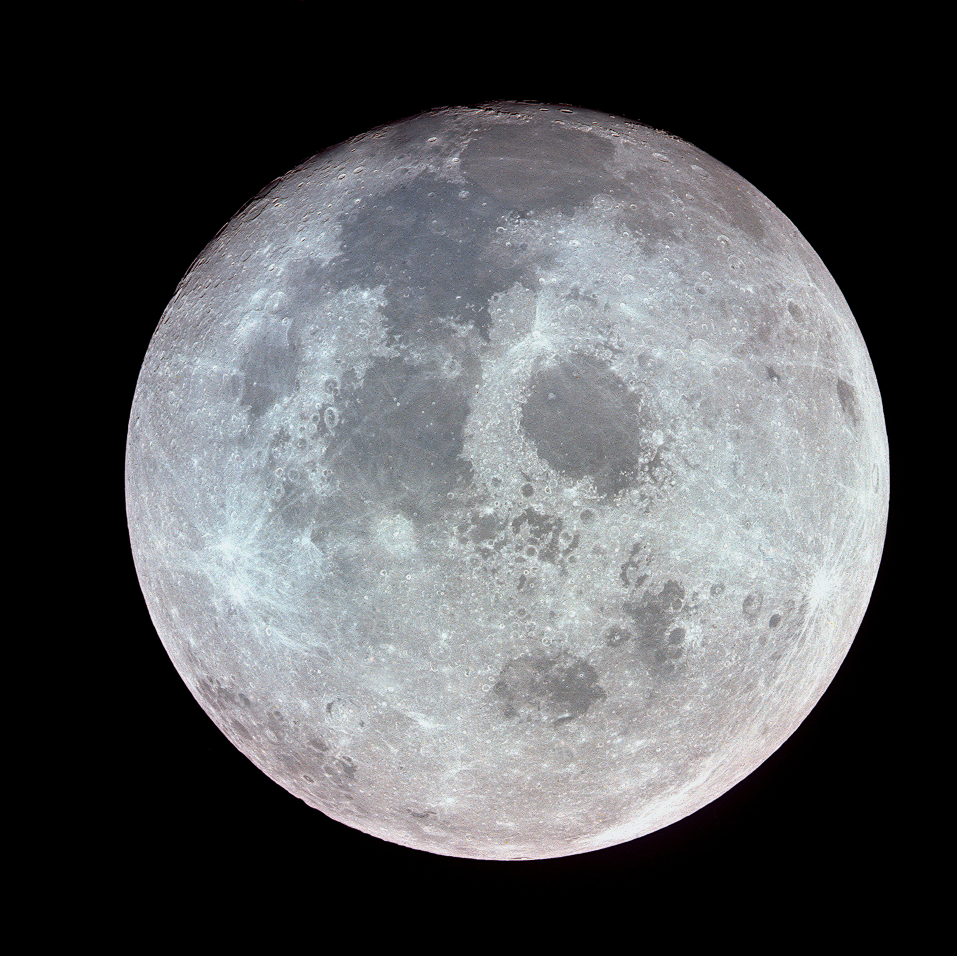
#> input picture Sky/Source~/data/NASA_Apollo11_FullMoon_NASA-3D-Resources.jpg, 1913 x 1911 px (shown at 1/2 size)
$ python make_moon_disc.py
#> lines starting #> are read from the running program, lines starting #| are printed output that depends on the picture; after the words box and inside, x2 and y2 are one past the last pixel; in counts of white or black regions, pixels touching at a corner belong together
"""蓝白 · 月面圆盘（ART BIBLE §8.2：1024² 圆盘，去饱和 70%）。
Source: NASA Apollo 11 full-moon photograph (AS11-44-6667) as published in github.com/nasa/NASA-3D-Resources
('Images and Textures/Moon/Moon.jpg'; NASA media, no copyright). The NASA SVS CGI Moon Kit named in the bible is not
reachable from the cloud; this photograph is a real full moon, which is what a 1.2 deg disc needs.
Output Sky/Textures/Moon_Disc_1024.png: sRGB, the disc fills the square, alpha = disc (1.5 px anti-aliased edge),
colour 70 % desaturated, normalised so the brightest highlands are ~0.95 (Lanbai/Sky _MoonColor sets the level)."""
import os
import numpy as np
from PIL import Image
HERE = os.path.dirname(os.path.abspath(__file__))
im = np.asarray(Image.open(os.path.join(HERE, 'data', 'NASA_Apollo11_FullMoon_NASA-3D-Resources.jpg')).convert('RGB')).astype(np.float64) / 255
lin = np.where(im <= 0.04045, im / 12.92, ((im + 0.055) / 1.055) ** 2.4)
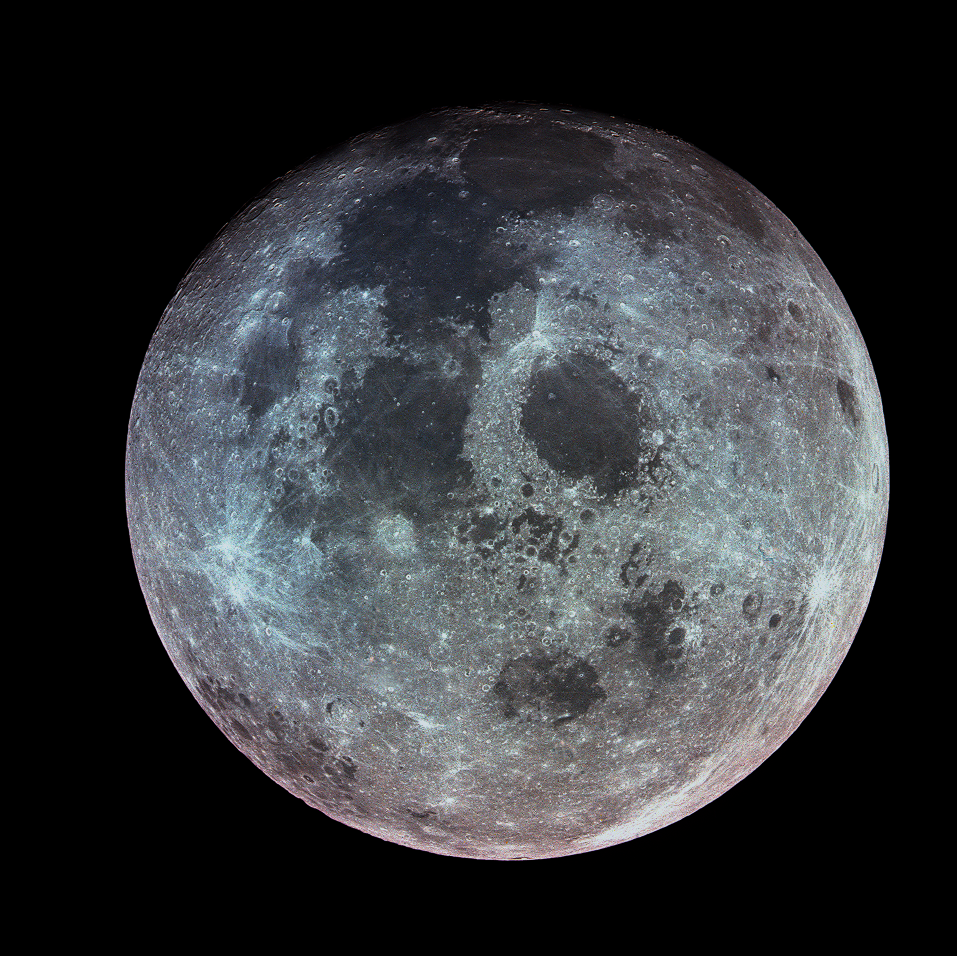
#> lin: shape (1911, 1913, 3) float64 (shown at 1/2 size); mean R, G, B 0.206, 0.215, 0.227
L = lin @ [0.2126, 0.7152, 0.0722]
mask = L > 0.02
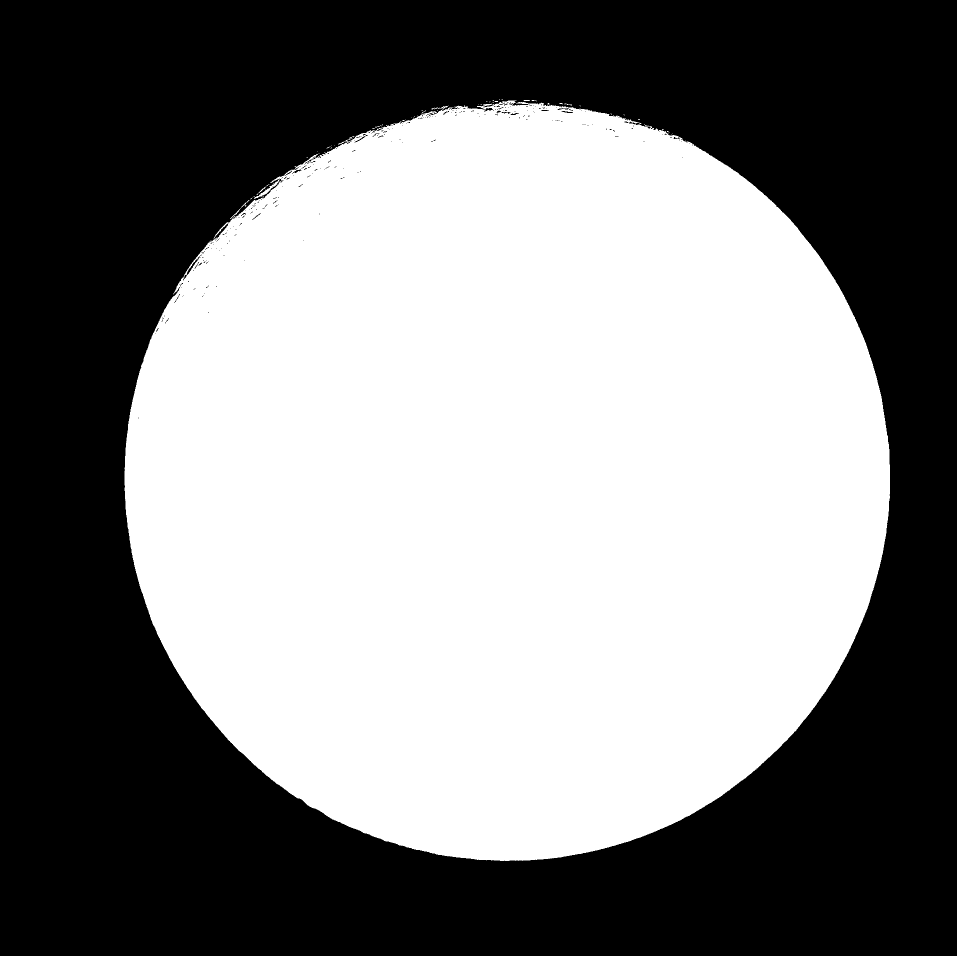
#> mask: shape (1911, 1913) bool (shown at 1/2 size); 49.9% white; 60 white regions (53 under 20 px), largest, box (x1, y1, x2, y2) and area: (249, 200, 1780, 1722) 1822908, (460, 400, 499, 438) 82, (966, 207, 985, 212) 50
ys, xs = np.nonzero(mask)
cy, cx = (ys.min() + ys.max()) / 2, (xs.min() + xs.max()) / 2
#> cy = 960; cx = 1014
r = ((ys.max() - ys.min()) + (xs.max() - xs.min())) / 4
#> r = 763
N = 1024
g = (np.arange(N) + 0.5) / N * 2 - 1
X, Y = np.meshgrid(g, g)
sx = cx + X * r; sy = cy + Y * r
#> after `sx = cx + X * r`:
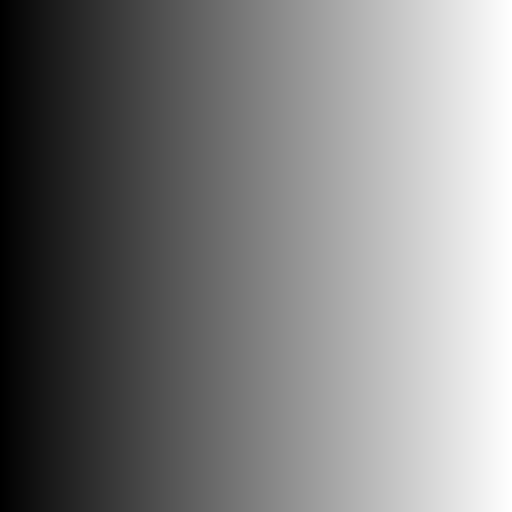
#> sx: shape (1024, 1024) float64 (shown at 1/2 size); min 251.7, max 1776.3, mean 1014; drawn with min black and max white
#> after `sy = cy + Y * r`:
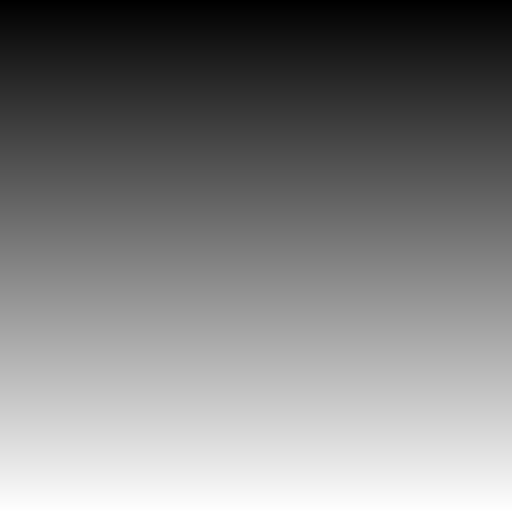
#> sy: shape (1024, 1024) float64 (shown at 1/2 size); min 197.7, max 1722.3, mean 960; drawn with min black and max white
from scipy import ndimage
out = np.stack([ndimage.map_coordinates(lin[..., c], [sy, sx], order=3, mode='nearest') for c in range(3)], -1)
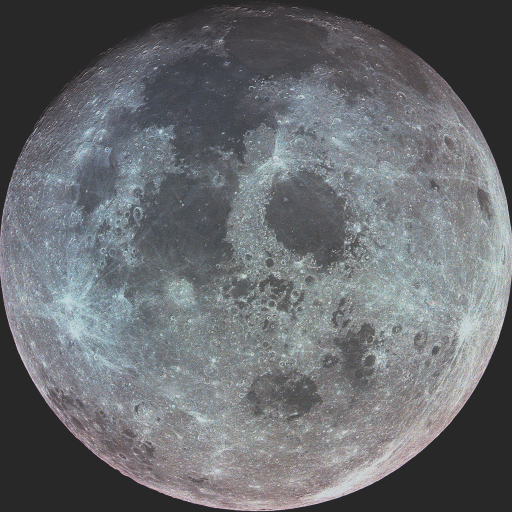
#> out: shape (1024, 1024, 3) float64 (shown at 1/2 size); mean R, G, B 0.324, 0.337, 0.356; drawn with min black and max white
lum = out @ [0.2126, 0.7152, 0.0722]
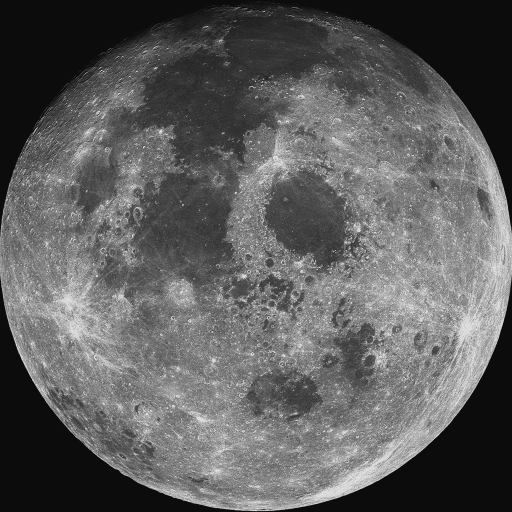
#> lum: shape (1024, 1024) float64 (shown at 1/2 size); min -0.0493, max 0.989, mean 0.336; drawn with min black and max white
out = lum[..., None] + 0.3 * (out - lum[..., None])
rr = np.sqrt(X * X + Y * Y)
alpha = np.clip((1.0 - rr) * N / 2 / 1.5 + 0.5, 0, 1)
inside = rr < 0.97
out /= np.percentile((out @ [0.2126, 0.7152, 0.0722])[inside], 99.5) / 0.95
out = np.clip(out, 0, 1)
srgb = np.where(out <= 0.0031308, 12.92 * out, 1.055 * out ** (1 / 2.4) - 0.055)
rgba = np.concatenate([srgb, alpha[..., None]], -1)
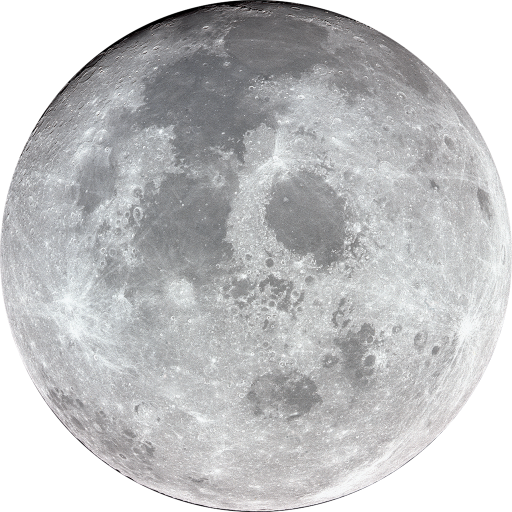
#> rgba: shape (1024, 1024, 4) float64 (shown at 1/2 size); mean R, G, B, A 0.546, 0.548, 0.553, 0.785; transparent parts drawn white
os.makedirs(os.path.join(os.path.dirname(HERE), 'Textures'), exist_ok=True)
Image.fromarray((rgba * 255 + 0.5).astype(np.uint8), 'RGBA').save(os.path.join(os.path.dirname(HERE), 'Textures', 'Moon_Disc_1024.png'))
print('disc centre', cx, cy, 'radius px', r)
#| disc centre 1014.0 960.0 radius px 763.0
